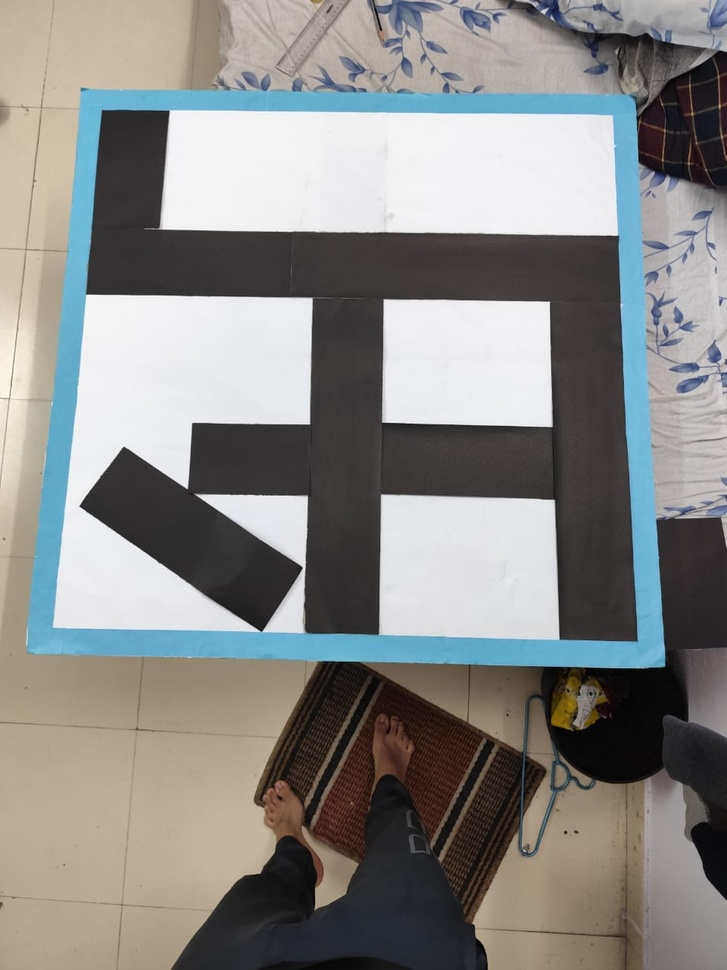
#> input picture check2.jpeg, 727 x 970 px, shrunk from 960 x 1280 before the run
$ python crop.py
#> lines starting #> are read from the running program, lines starting #| are printed output that depends on the picture; after the words box and inside, x2 and y2 are one past the last pixel; in counts of white or black regions, pixels touching at a corner belong together
import cv2
import numpy as np

def find_blue_border(frame):
    hsv = cv2.cvtColor(frame, cv2.COLOR_BGR2HSV)

    # Define the HSV range for the blue color
    lower_blue = np.array([90, 50, 50])  # Adjust if necessary
    upper_blue = np.array([140, 255, 255])

    # Create a mask for blue
    mask = cv2.inRange(hsv, lower_blue, upper_blue)

    # Denoise and improve the mask
    mask = cv2.GaussianBlur(mask, (3, 3), 0)
    mask = cv2.dilate(mask, None, iterations=1)
    mask = cv2.erode(mask, None, iterations=1)

    # Find contours
    contours, _ = cv2.findContours(mask, cv2.RETR_EXTERNAL, cv2.CHAIN_APPROX_SIMPLE)

    largest_contour = None
    largest_area = 0

    # Find the largest contour
    for contour in contours:
        area = cv2.contourArea(contour)
        if area > largest_area:
            largest_area = area
            largest_contour = contour

    return largest_contour

def crop_image_from_blue_border(frame, contour):
    if contour is not None:
        # Get the bounding rectangle of the largest contour
        x, y, w, h = cv2.boundingRect(contour)

        # Crop the image using the bounding box
        cropped_image = frame[y:y+h, x:x+w]

        return cropped_image
    return None

def main():
    # Load the image file instead of capturing video
    image_path = 'check2.jpeg'  # Change this to the path of your input image
    frame = cv2.imread(image_path)
#> frame is the input picture: shape (970, 727, 3); mean B, G, R 134.8, 137.3, 137.7

    if frame is None:
        print("Failed to load image.")
        return

    # Find the blue border
    blue_border_contour = find_blue_border(frame)
#> in find_blue_border, `hsv = cv2.cvtColor(frame, cv2.COLOR_BGR2HSV)`: hsv: shape (970, 727, 3); mean H, S, V 63.6, 39.6, 146.7
#> in find_blue_border, `mask = cv2.inRange(hsv, lower_blue, upper_blue)`:
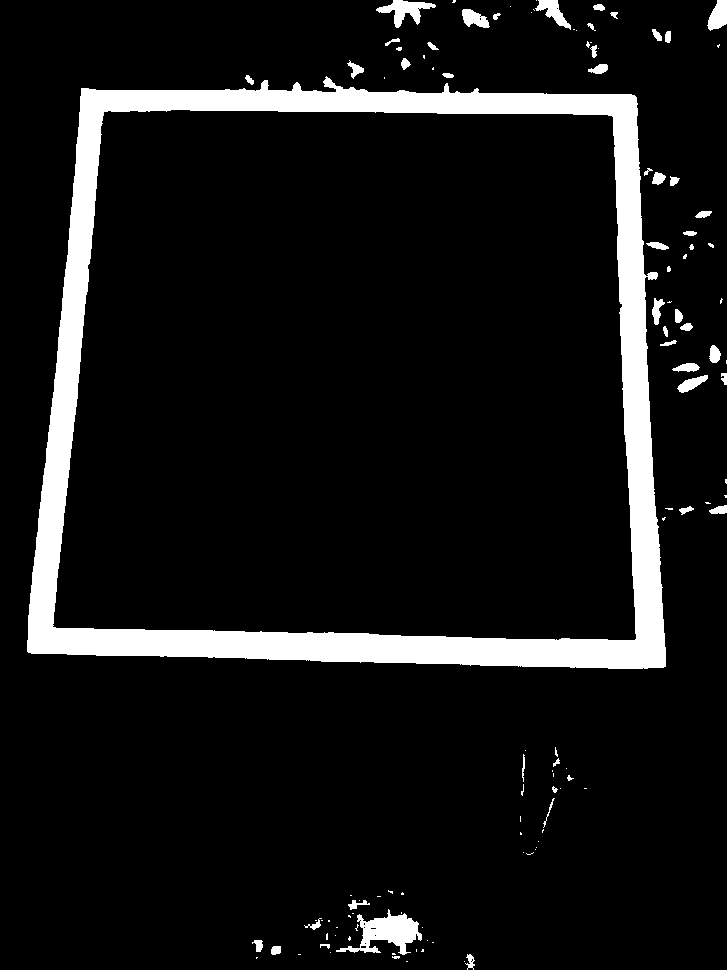
#> mask: shape (970, 727); 9% white; 119 white regions (69 under 20 px)
#> in find_blue_border, `mask = cv2.dilate(mask, None, iterations=1)`:
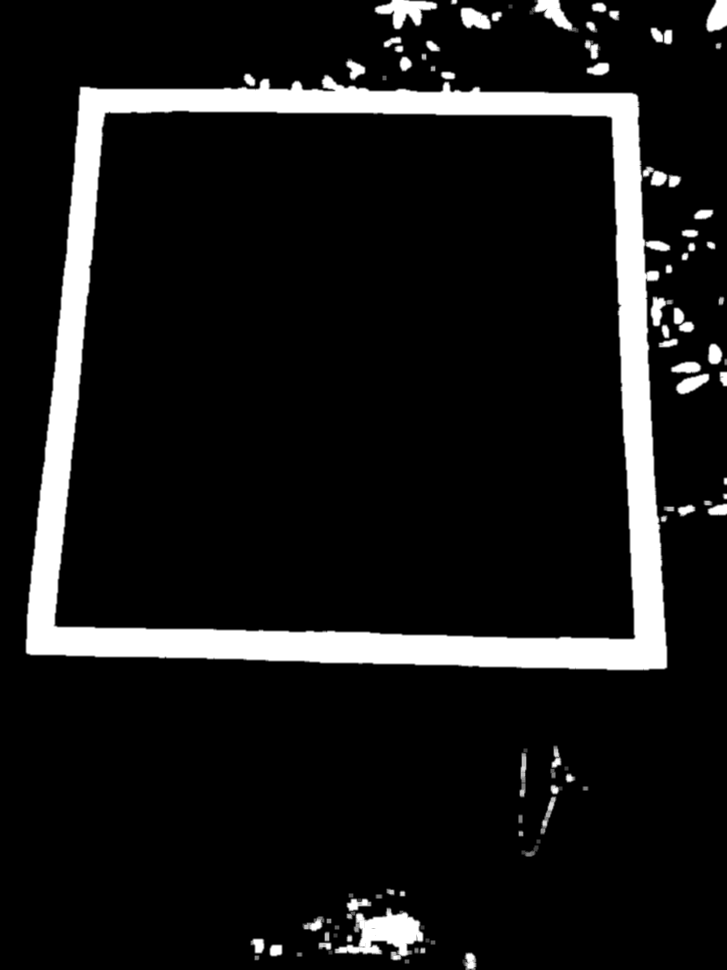
#> mask: shape (970, 727); min 0, max 255, mean 26
#> in find_blue_border, `contours, _ = cv2.findContours(mask, cv2.RETR_EXTERNAL, cv2.CHAIN_APPR..`: contours = 76 contours, 24 with area under 20; largest, box (x1, y1, x2, y2) and area: (26, 75, 681, 670) 342113, (335, 894, 424, 960) 2284, (375, 0, 437, 29) 852, (530, 0, 578, 32) 548, (706, 0, 727, 32) 458
#> the loop in find_blue_border, `for contour in contours:` made 76 passes
#> (area, largest_area) on passes 3, 16, 53: (149, 149), (2284, 2284), (342113, 342113)
#> area on passes 5, 6, 8, 9, 11, 14: 29, 101.5, 115.5, 21, 90, 136.5
#> after the loop in find_blue_border, `for contour in contours:`: largest_area = 342113; largest_contour = contour of 476 points, box (x1, y1, x2, y2) (26, 75, 681, 670), area 342113
#> blue_border_contour has the same summary as largest_contour in find_blue_border

    if blue_border_contour is not None:
        # Crop the image from the blue border
        cropped_image = crop_image_from_blue_border(frame, blue_border_contour)
#> in crop_image_from_blue_border, `x, y, w, h = cv2.boundingRect(contour)`: x = 26; y = 75; w = 655; h = 595
#> in crop_image_from_blue_border, `cropped_image = frame[y:y+h, x:x+w]`:
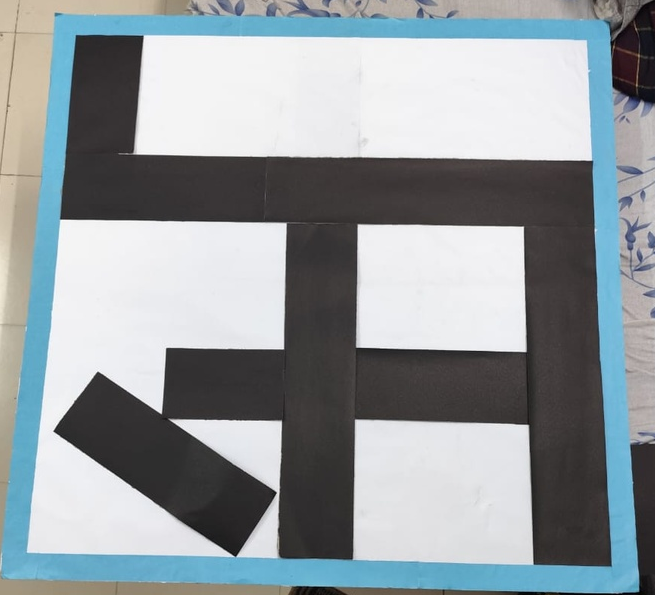
#> cropped_image: shape (595, 655, 3); mean B, G, R 158.8, 154.9, 147.1

        if cropped_image is not None:
            # Save the cropped image
            cv2.imwrite('cropped_image.png', cropped_image)
            print("Cropped image saved!")

    # Display the original frame without the contour
    cv2.imshow("Original Frame", frame)

    cv2.waitKey(0)  # Wait for a key press to close the window
    cv2.destroyAllWindows()

if __name__ == "__main__":
    main()

$ run again, with check3.jpeg copied over check2.jpeg
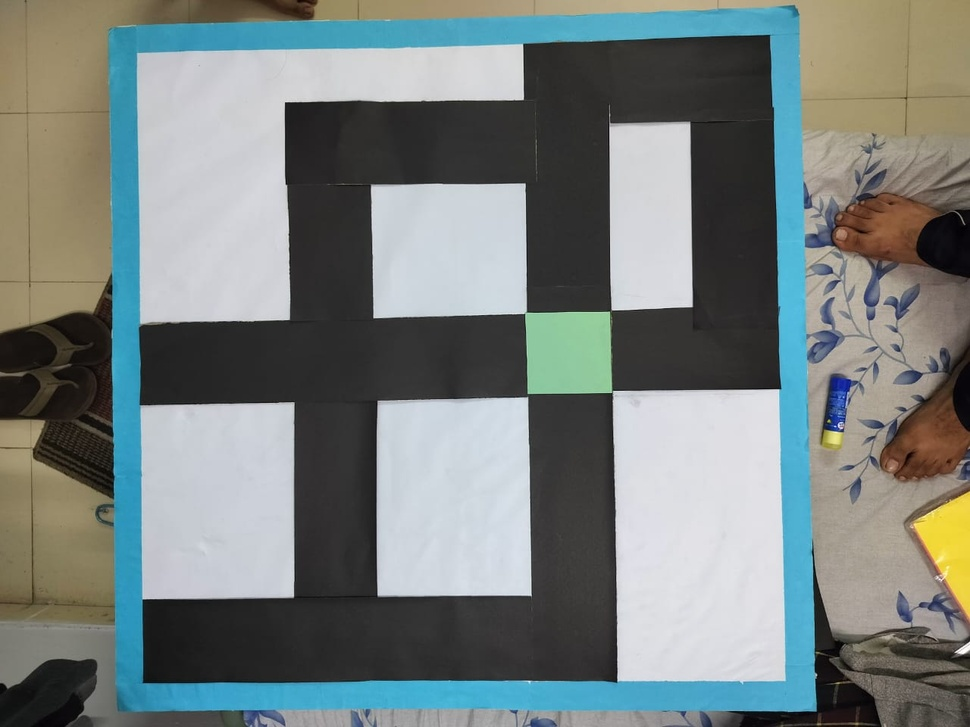
#> input picture check3.jpeg, 970 x 727 px, shrunk from 1280 x 960 before the run
#> in main, frame is the input picture: shape (727, 970, 3); mean B, G, R 126.6, 128.4, 120.2
#> hsv: shape (727, 970, 3); mean H, S, V 63.5, 45.1, 137.2
#> in find_blue_border, `mask = cv2.dilate(mask, None, iterations=1)`:
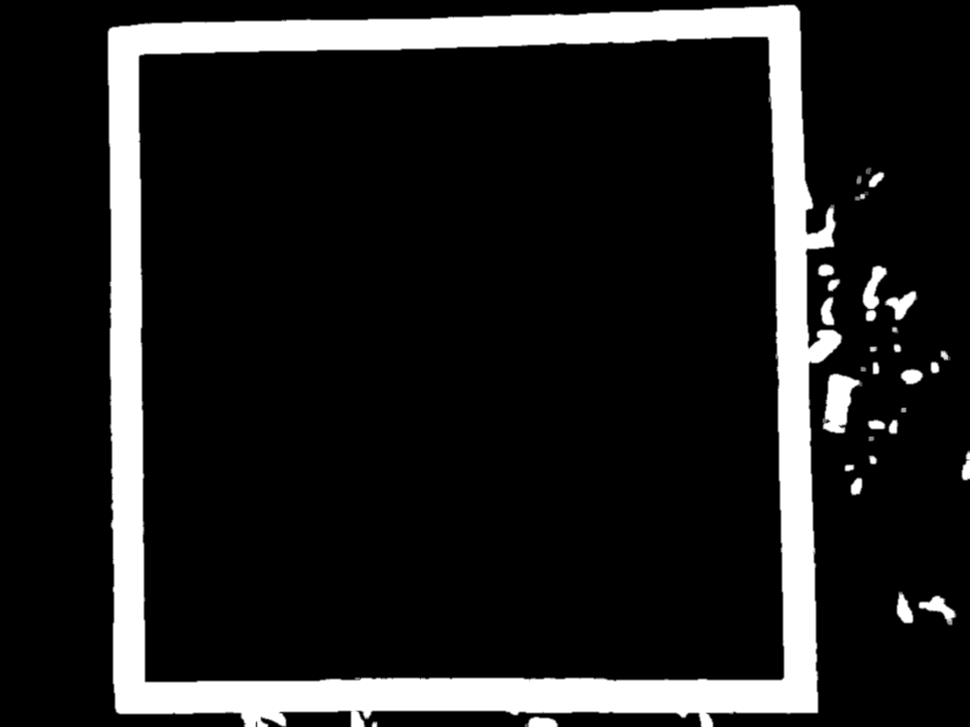
#> mask: shape (727, 970); min 0, max 255, mean 33
#> contours = 31 contours, 7 with area under 20; largest, box (x1, y1, x2, y2) and area: (108, 5, 842, 727) 486684, (823, 374, 862, 433) 1277, (863, 266, 887, 321) 552, (885, 291, 917, 320) 386, (919, 596, 956, 625) 374
#> the loop in find_blue_border, `for contour in contours:` made 31 passes
#> (area, largest_area) on passes 2, 3, 13, 31: (218, 218), (374.5, 374.5), (1277, 1277), (486683.5, 486683.5)
#> after the loop in find_blue_border, `for contour in contours:`: largest_area = 486683.5; largest_contour = contour of 436 points, box (x1, y1, x2, y2) (108, 5, 842, 727), area 486684
#> blue_border_contour has the same summary as largest_contour in find_blue_border
#> x = 108; y = 5; w = 734; h = 722
#> in crop_image_from_blue_border, `cropped_image = frame[y:y+h, x:x+w]`:
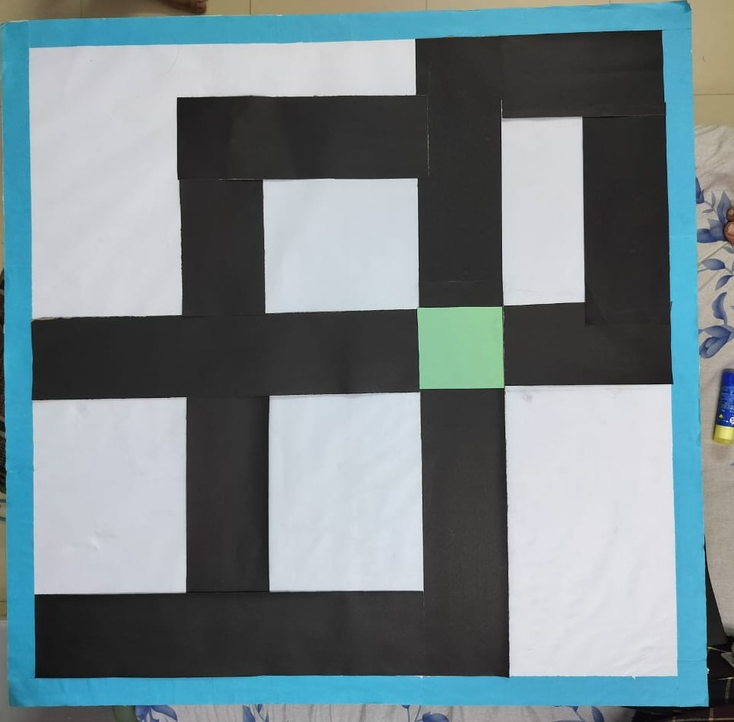
#> cropped_image: shape (722, 734, 3); mean B, G, R 138.4, 133.6, 118.8

$ run again, with check.jpeg copied over check2.jpeg
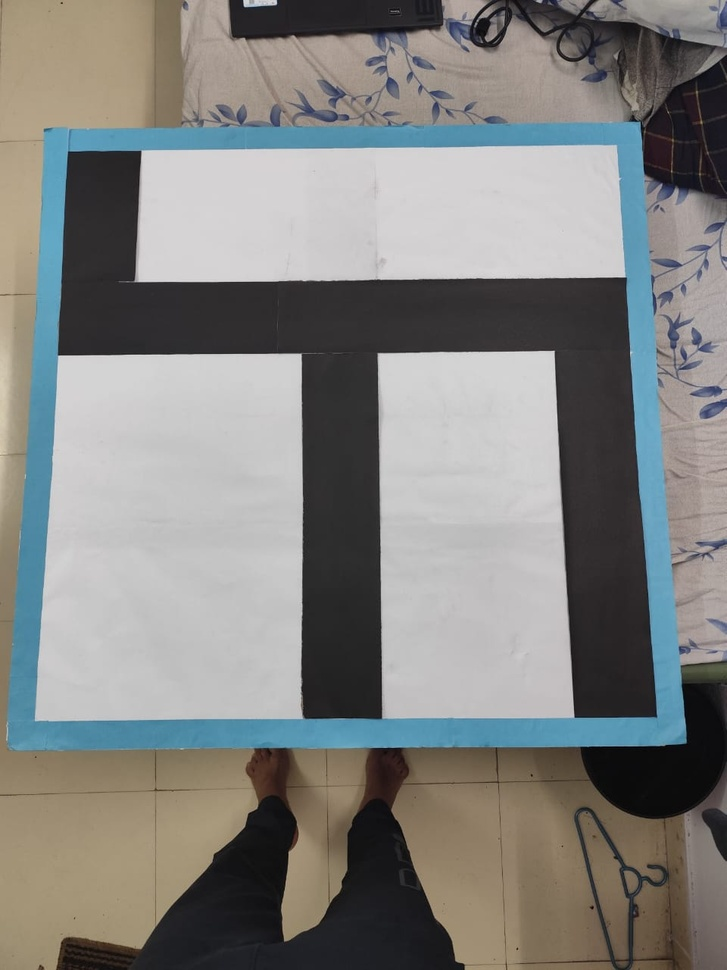
#> input picture check.jpeg, 727 x 970 px, shrunk from 960 x 1280 before the run
#> in main, frame is the input picture: shape (970, 727, 3); mean B, G, R 128.5, 131.1, 130.9
#> hsv: shape (970, 727, 3); mean H, S, V 70.7, 35.8, 139.1
#> in find_blue_border, `mask = cv2.dilate(mask, None, iterations=1)`:
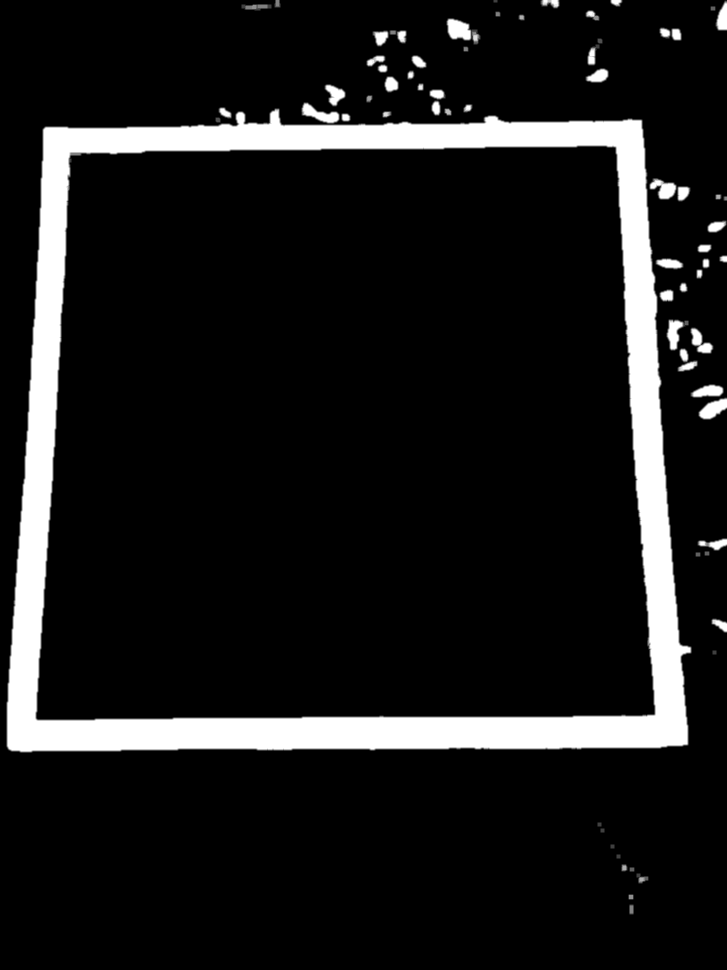
#> mask: shape (970, 727); min 0, max 255, mean 27.4
#> contours = 63 contours, 24 with area under 20; largest, box (x1, y1, x2, y2) and area: (7, 103, 691, 752) 398374, (447, 19, 480, 44) 424, (650, 179, 690, 201) 396, (699, 398, 727, 419) 316, (667, 320, 688, 350) 274
#> the loop in find_blue_border, `for contour in contours:` made 63 passes
#> (area, largest_area) on passes 3, 11, 14, 15, 30, 37: (31, 31), (87.5, 87.5), (141.5, 141.5), (315.5, 315.5), (396.5, 396.5), (398374, 398374)
#> after the loop in find_blue_border, `for contour in contours:`: largest_area = 398374; largest_contour = contour of 395 points, box (x1, y1, x2, y2) (7, 103, 691, 752), area 398374
#> blue_border_contour has the same summary as largest_contour in find_blue_border
#> x = 7; y = 103; w = 684; h = 649
#> in crop_image_from_blue_border, `cropped_image = frame[y:y+h, x:x+w]`:
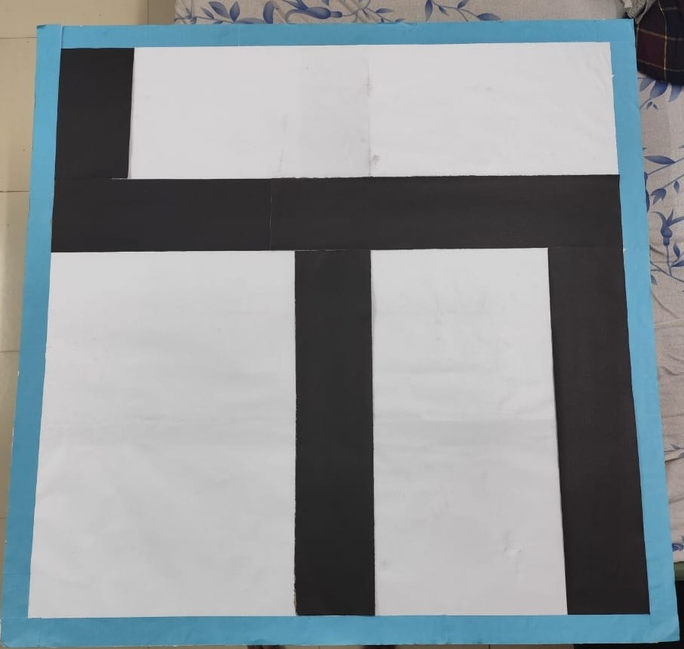
#> cropped_image: shape (649, 684, 3); mean B, G, R 150.8, 147.5, 141.1

$ run again, with heck3.jpeg copied over check2.jpeg
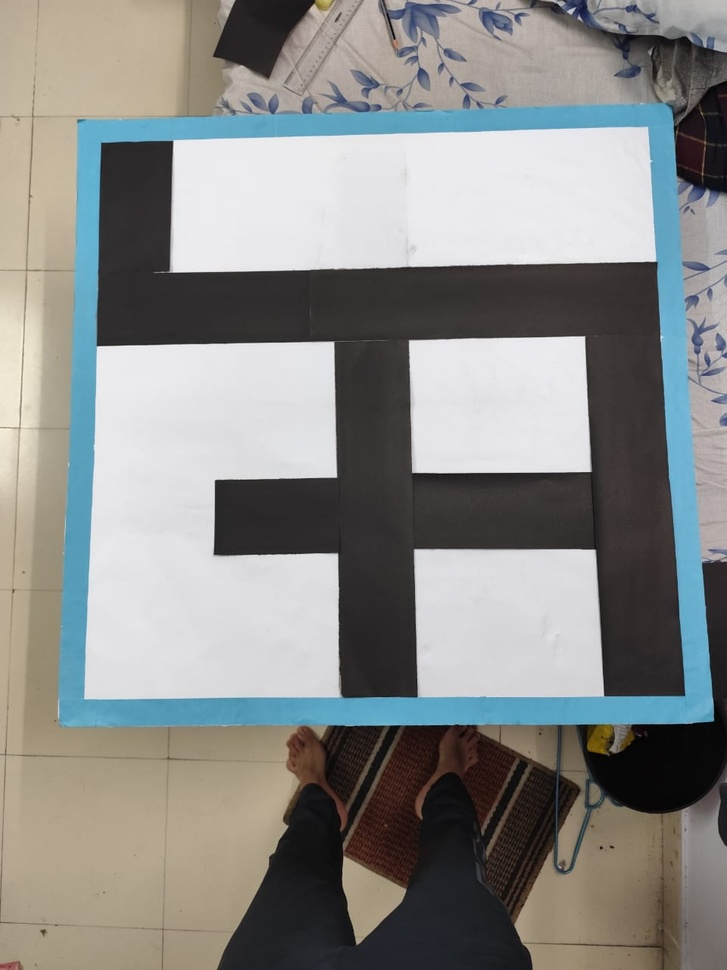
#> input picture heck3.jpeg, 727 x 970 px, shrunk from 960 x 1280 before the run
#> in main, frame is the input picture: shape (970, 727, 3); mean B, G, R 136.9, 139.1, 138.3
#> hsv: shape (970, 727, 3); mean H, S, V 71.5, 38.6, 147.8
#> in find_blue_border, `mask = cv2.dilate(mask, None, iterations=1)`:
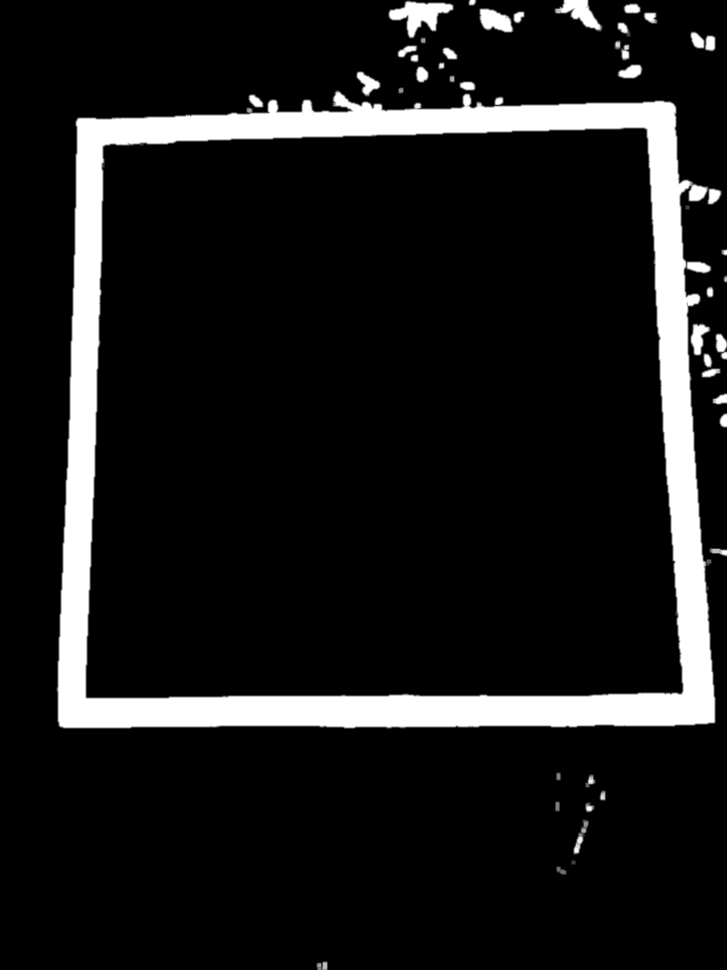
#> mask: shape (970, 727); min 0, max 255, mean 27
#> contours = 44 contours, 10 with area under 20; largest, box (x1, y1, x2, y2) and area: (57, 91, 721, 728) 386150, (389, 0, 453, 38) 1033, (555, 0, 602, 31) 586, (480, 9, 513, 32) 489, (691, 324, 710, 355) 292
#> the loop in find_blue_border, `for contour in contours:` made 44 passes
#> (area, largest_area) on passes 1, 4, 15, 16, 22: (54.5, 54.5), (120, 120), (170.5, 170.5), (292.5, 292.5), (386150.5, 386150.5)
#> after the loop in find_blue_border, `for contour in contours:`: largest_area = 386150.5; largest_contour = contour of 465 points, box (x1, y1, x2, y2) (57, 91, 721, 728), area 386150
#> blue_border_contour has the same summary as largest_contour in find_blue_border
#> x = 57; y = 91; w = 664; h = 637
#> in crop_image_from_blue_border, `cropped_image = frame[y:y+h, x:x+w]`:
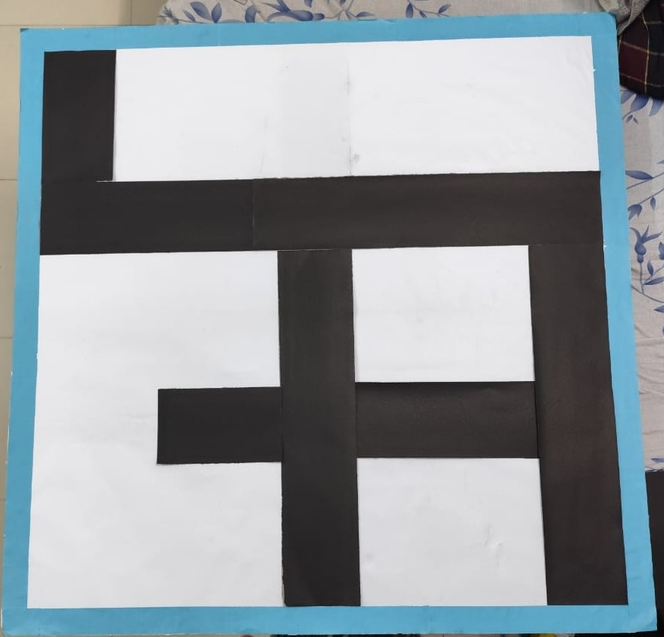
#> cropped_image: shape (637, 664, 3); mean B, G, R 159.3, 154.6, 146.5
